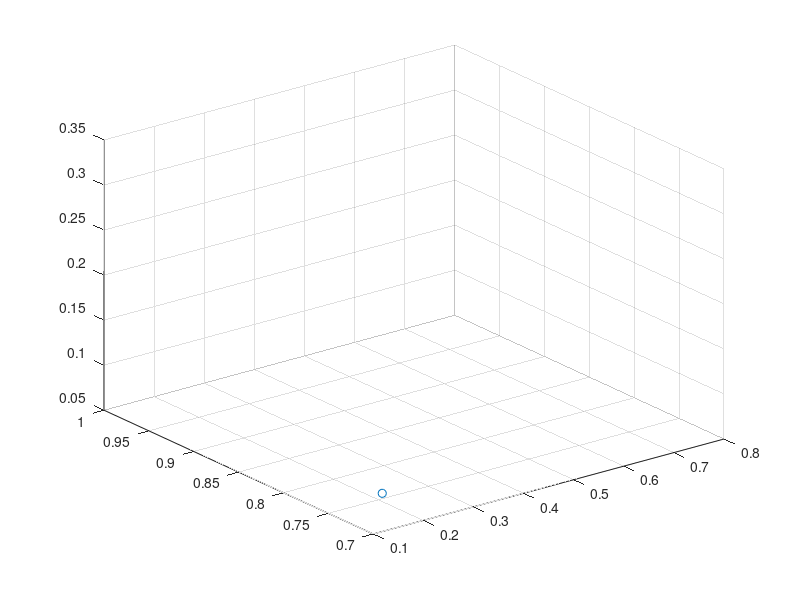

Write MATLAB code to recreate this figure.
function s = Shipsimu()
N = 100;
    x = [rand,rand];
    y = [rand,rand];
    z = [rand,rand];
timey = 0;
h = scatter3(x,y,z);
dist = 0;
for ii = 1:50
    x(1) = rand;
    y(1) = rand;
    z(1) = rand;
    set(h,'XData',x,'YData',y,'ZData',z);
    drawnow
    dist = sqrt(((x(1)-x(2))^2)+((y(1)-y(2))^2)+((z(1)-z(2))^2));
    angle = acosd(((x(1)*x(2)) + (y(1)*y(2)) + (z(1)*z(2))) / dist)
    fprintf("distance = \n\n")
    disp(dist);
    
    pause(1)
    if(angle < 45 && dist < 0.3)
        fprintf("Ship 1 destroyed Ship 2!\n")
        break
    end
    x(2) = rand;
    y(2) = rand;
    z(2) = rand;
    set(h,'XData',x,'YData',y,'ZData',z);
    drawnow
    dist = sqrt(((x(1)-x(2))^2)+((y(1)-y(2))^2)+((z(1)-z(2))^2));
    angle = acosd(((x(1)*x(2)) + (y(1)*y(2)) + (z(1)*z(2))) / dist)
    fprintf("distance = \n\n")
    disp(dist);
    
    pause(1)
    if(angle < 45 && dist < 0.3)
        fprintf("Ship 2 destroyed Ship 1!\n")
        break
    end
   timey = timey + 1;
end